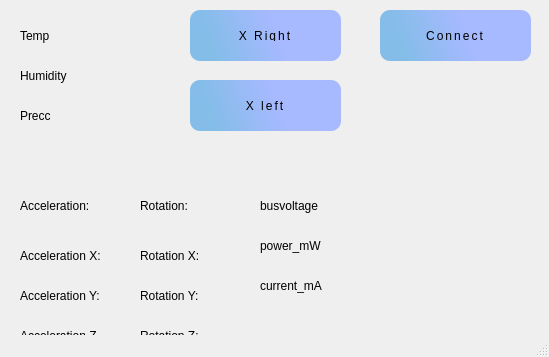
<?xml version="1.0" encoding="UTF-8"?>
<ui version="4.0">
 <class>MainWindow</class>
 <widget class="QMainWindow" name="MainWindow">
  <property name="geometry">
   <rect>
    <x>0</x>
    <y>0</y>
    <width>549</width>
    <height>357</height>
   </rect>
  </property>
  <property name="windowTitle">
   <string>MainWindow</string>
  </property>
  <widget class="QWidget" name="centralwidget">
   <widget class="QLabel" name="temp">
    <property name="geometry">
     <rect>
      <x>20</x>
      <y>20</y>
      <width>111</width>
      <height>31</height>
     </rect>
    </property>
    <property name="text">
     <string>Temp</string>
    </property>
   </widget>
   <widget class="QLabel" name="humi">
    <property name="enabled">
     <bool>true</bool>
    </property>
    <property name="geometry">
     <rect>
      <x>20</x>
      <y>60</y>
      <width>111</width>
      <height>31</height>
     </rect>
    </property>
    <property name="text">
     <string>Humidity</string>
    </property>
   </widget>
   <widget class="QLabel" name="prec">
    <property name="geometry">
     <rect>
      <x>20</x>
      <y>100</y>
      <width>111</width>
      <height>31</height>
     </rect>
    </property>
    <property name="text">
     <string>Precc</string>
    </property>
   </widget>
   <widget class="QPushButton" name="connetc">
    <property name="geometry">
     <rect>
      <x>360</x>
      <y>0</y>
      <width>191</width>
      <height>71</height>
     </rect>
    </property>
    <property name="styleSheet">
     <string notr="true">  text-decoration: none;
  display: inline-block;
  color: black;
  padding: 20px 30px;
  margin: 10px 20px;
  border-radius: 10px;
  font-family: 'Montserrat', sans-serif;
  text-transform: uppercase;
  letter-spacing: 2px;
  background: qlineargradient(spread:pad, x1:0.920364, y1:0.585, x2:0.125, y2:0.6875, stop:0.403409 rgba(167, 185, 255, 255), stop:0.994318 rgba(131, 189, 232, 255));
  box-shadow: 0 0 20px rgba(0, 0, 0, .1);</string>
    </property>
    <property name="text">
     <string>Connect</string>
    </property>
   </widget>
   <widget class="QPushButton" name="x_left">
    <property name="geometry">
     <rect>
      <x>170</x>
      <y>70</y>
      <width>191</width>
      <height>71</height>
     </rect>
    </property>
    <property name="styleSheet">
     <string notr="true">  text-decoration: none;
  display: inline-block;
  color: black;
  padding: 20px 30px;
  margin: 10px 20px;
  border-radius: 10px;
  font-family: 'Montserrat', sans-serif;
  text-transform: uppercase;
  letter-spacing: 2px;
  background: qlineargradient(spread:pad, x1:0.920364, y1:0.585, x2:0.125, y2:0.6875, stop:0.403409 rgba(167, 185, 255, 255), stop:0.994318 rgba(131, 189, 232, 255));
  box-shadow: 0 0 20px rgba(0, 0, 0, .1);</string>
    </property>
    <property name="text">
     <string>X left</string>
    </property>
   </widget>
   <widget class="QPushButton" name="x_right">
    <property name="geometry">
     <rect>
      <x>170</x>
      <y>0</y>
      <width>191</width>
      <height>71</height>
     </rect>
    </property>
    <property name="styleSheet">
     <string notr="true">  text-decoration: none;
  display: inline-block;
  color: black;
  padding: 20px 30px;
  margin: 10px 20px;
  border-radius: 10px;
  font-family: 'Montserrat', sans-serif;
  text-transform: uppercase;
  letter-spacing: 2px;
  background: qlineargradient(spread:pad, x1:0.920364, y1:0.585, x2:0.125, y2:0.6875, stop:0.403409 rgba(167, 185, 255, 255), stop:0.994318 rgba(131, 189, 232, 255));
  box-shadow: 0 0 20px rgba(0, 0, 0, .1);</string>
    </property>
    <property name="text">
     <string>X Right</string>
    </property>
   </widget>
   <widget class="QLabel" name="Acceleration">
    <property name="geometry">
     <rect>
      <x>20</x>
      <y>190</y>
      <width>111</width>
      <height>31</height>
     </rect>
    </property>
    <property name="text">
     <string>Acceleration:</string>
    </property>
   </widget>
   <widget class="QLabel" name="Acceleration_X">
    <property name="geometry">
     <rect>
      <x>20</x>
      <y>240</y>
      <width>111</width>
      <height>31</height>
     </rect>
    </property>
    <property name="text">
     <string>Acceleration X: </string>
    </property>
   </widget>
   <widget class="QLabel" name="Acceleration_Y">
    <property name="geometry">
     <rect>
      <x>20</x>
      <y>280</y>
      <width>111</width>
      <height>31</height>
     </rect>
    </property>
    <property name="text">
     <string>Acceleration Y:</string>
    </property>
   </widget>
   <widget class="QLabel" name="Acceleration_Z">
    <property name="geometry">
     <rect>
      <x>20</x>
      <y>320</y>
      <width>111</width>
      <height>31</height>
     </rect>
    </property>
    <property name="text">
     <string>Acceleration Z</string>
    </property>
   </widget>
   <widget class="QLabel" name="Rotation">
    <property name="geometry">
     <rect>
      <x>140</x>
      <y>190</y>
      <width>111</width>
      <height>31</height>
     </rect>
    </property>
    <property name="text">
     <string>Rotation:</string>
    </property>
   </widget>
   <widget class="QLabel" name="Rotation_X">
    <property name="geometry">
     <rect>
      <x>140</x>
      <y>240</y>
      <width>111</width>
      <height>31</height>
     </rect>
    </property>
    <property name="text">
     <string>Rotation X:</string>
    </property>
   </widget>
   <widget class="QLabel" name="Rotation_Y">
    <property name="geometry">
     <rect>
      <x>140</x>
      <y>280</y>
      <width>111</width>
      <height>31</height>
     </rect>
    </property>
    <property name="text">
     <string>Rotation Y:</string>
    </property>
   </widget>
   <widget class="QLabel" name="Rotation_Z">
    <property name="geometry">
     <rect>
      <x>140</x>
      <y>320</y>
      <width>111</width>
      <height>31</height>
     </rect>
    </property>
    <property name="text">
     <string>Rotation Z:</string>
    </property>
   </widget>
   <widget class="QLabel" name="busvoltage">
    <property name="geometry">
     <rect>
      <x>260</x>
      <y>190</y>
      <width>181</width>
      <height>31</height>
     </rect>
    </property>
    <property name="text">
     <string>busvoltage</string>
    </property>
   </widget>
   <widget class="QLabel" name="power_mW">
    <property name="geometry">
     <rect>
      <x>260</x>
      <y>230</y>
      <width>181</width>
      <height>31</height>
     </rect>
    </property>
    <property name="text">
     <string>power_mW</string>
    </property>
   </widget>
   <widget class="QLabel" name="current_mA">
    <property name="geometry">
     <rect>
      <x>260</x>
      <y>270</y>
      <width>181</width>
      <height>31</height>
     </rect>
    </property>
    <property name="text">
     <string>current_mA</string>
    </property>
   </widget>
  </widget>
  <widget class="QMenuBar" name="menubar">
   <property name="geometry">
    <rect>
     <x>0</x>
     <y>0</y>
     <width>549</width>
     <height>21</height>
    </rect>
   </property>
  </widget>
  <widget class="QStatusBar" name="statusbar"/>
 </widget>
 <resources/>
 <connections/>
</ui>
